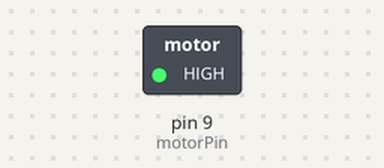
Bench run of a sketch on a simulated Arduino Uno, built with avr-gcc and run on an emulated ATmega328P. Parts: switched loads named in the sketch (green lamp = pin HIGH).

Above: at 0.05 s.
At 3.0 s:
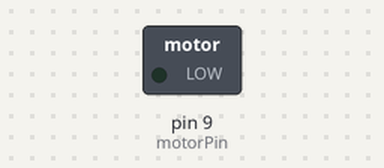
At 6.0 s:
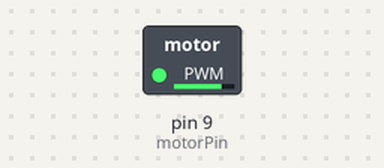
At 12.85 s:
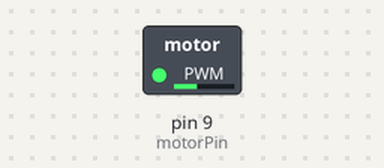
Timing chart, 0 to 16.7 s (numbered marks = the images above):
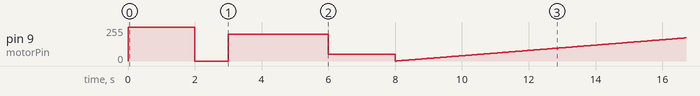

The sketch:

Motor.ino
```cpp
int motorPin = 9;

void setup() {
  pinMode(motorPin, OUTPUT);
}

void loop() {
  test01();
  test02();
  test03();
}

void test01(){
  int timeOn = 2000;
  int timeOff = 1000;

  digitalWrite(motorPin, HIGH);
  delay(timeOn);
  digitalWrite(motorPin, LOW);
  delay(timeOff);
}

void test02(){
  int spdOn = 200;
  int timeOn = 3000;
  int spdOff = 50;
  int timeOff = 2000;

  analogWrite(motorPin, spdOn);
  delay(timeOn);
  analogWrite(motorPin, spdOff);
  delay(timeOff);
}

void test03(){
  int delayTime = 50;
  for(int i = 0; i < 256; i++){
    analogWrite(motorPin, i);
    delay(delayTime);
  }
  for(int i = 255; i >= 0; i--){
    analogWrite(motorPin, i);
    delay(delayTime);
  }
}
```
